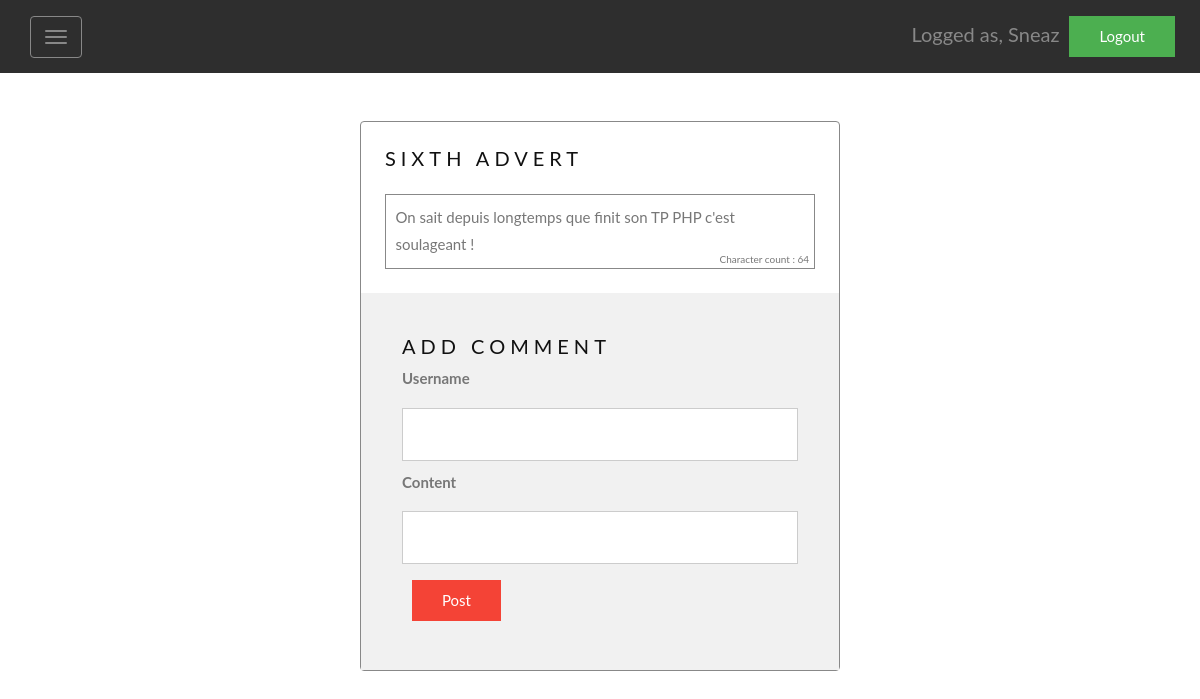
The page /index.php?article=showOne&id=20 (signed in) on the database its author committed.
### tables this page shows
CREATE TABLE `article` (
  `id` int(11) NOT NULL AUTO_INCREMENT,
  `title` varchar(255) NOT NULL,
  `content` varchar(255) NOT NULL,
  `author` int(11) NOT NULL,
  PRIMARY KEY (`id`),
  KEY `author` (`author`),
  CONSTRAINT `article_ibfk_1` FOREIGN KEY (`author`) REFERENCES `user` (`id`)
);

### src/function.php (called while the page is built, shortened)
<?php
	function viewAdvert(object $pdo, int $id)
	{
		$query = 'SELECT * FROM article WHERE id = :id';
		$statement = $pdo->prepare($query);
		$statement->execute([':id' => $id]);
        $matable = $statement->fetch(PDO::FETCH_ASSOC);
        return $matable;
	}

### src/controller.php (called while the page is built, shortened)
<?php
	require('function.php');
	$PDO = connexionDB();
	if (isset($_SESSION["connexion"]))
	{
		if($_GET["article"] == "editOne" || $_GET["article"] == "showOne" && isset($_GET["id"]) && !empty($_GET["id"])) {
			$myadvert = viewAdvert($PDO, $_GET["id"]);
		} else if($_GET["article"] == "showAll" && isset($_GET['page'])) {
			$advertPerPage=5;
			$pages=ceil(countAdvert($PDO)/$advertPerPage);
	     	$actualPage=intval($_GET['page']);
		    if($actualPage>$pages)
		    {
		          $actualPage=$pages;
		    }
			$pagePosition=($actualPage-1)*$advertPerPage;
			$myArrayAdvert = showAdvertByPage($PDO, $pagePosition, $advertPerPage);
		} else if ($_GET["article"] == "deleteOne" && isset($_GET["id"]) && !empty($_GET["id"])) {
			deleteAdvert($PDO, $_GET["id"]);
		} else if ($_GET["advertEdit"] == "true") {
			editAdvert($PDO, $_GET["titleAdvertEdit"], $_GET["contentAdvertEdit"], $_GET["id"]);
		}
	}

### src/articles.php (the view, shortened to what this page needs)
<?php   if($_GET["article"] == "editOne" && $myadvert != false){ ?>
            <div class="article">
                <form method="GET">
                    <input type="text" name="id" value="<?= $myadvert['id']; ?>" hidden>
                    <div class="title articlepart">
                        <h1 style="text-align: center;">Edit advert</h1>
                        <label for="titleAdvertEdit"><b>Titre</b></label>
                        <input type="text" placeholder="<?= $myadvert['title']; ?>" name="titleAdvertEdit" class="formConnexion">
                    </div>
                    <div class="content articlepart">
                        <label for="contentAdvertEdit"><b>Content</b></label>
                        <input type="text" placeholder="<?= $myadvert['content']; ?>" name="contentAdvertEdit" class="formConnexion">
                    </div>
                    <div class="container1" style="background-color:#f1f1f1">
                        <button type="submit" name="advertEdit" class="cancelbtn" value="true">Edit</button>
                    </div>
                </form>
            </div>
<?php   } else if($_GET["article"] == "showOne" && isset($_GET["id"])) { ?>
                <div class="article">
                    <div class="title articlepart">
                        <h3><?= $myadvert['title']; ?></h3>
                    </div>
                    <div class="content articlepart" style="position:relative">
                        <?= $myadvert['content']; ?>
                        <?= "<div style=\"font-size:10px;float:right; position:absolute;bottom:0;right:5px;\">Character count : ".strlen($myadvert['content'])."</div>"; ?>
                    </div>
                    <div class="container1" style="background-color:#f1f1f1">
                        <form method="POST">
                            <div class="title articlepart">
                                <h3>Add Comment</h3>
                                <label for="advertCommentUser"><b>Username</b></label>
                                <input type="text" name="advertCommentUser" class="formConnexion">
                                <label for="advertCommentContent"><b>Content</b></label>
                                <input type="text" name="advertCommentContent" class="formConnexion">
                                <button type="submit" name="advertComment" class="cancelbtn" value="true">Post</button>
                            </div>
                        </form>
                    </div>
                </div>
        <?php } else if (!empty($_GET["article"])) { ?>
            <div class="article">
                <div class="title articlepart">
                    <h3 style='color:red; text-align: center;'>No Advert</h3>
                </div>
            </div>
<?php   } ?>

### src/css/style.css (style rules this page uses)
body, html { margin: 0; font: 400 15px/1.8 "Lato", sans-serif; color: #777; background-image: url("../img/background.jpg"); background-attachment: fixed; background-size: cover; width: 100%; height:100%; position: relative; min-height: 620px; background-repeat: no-repeat; }
input { border-width: 1px; padding:5px; }
form { border: 3px solid #f1f1f1; }
button:not(.navbar-toggle) { color: white; border: none; cursor: pointer; }
h3 { letter-spacing: 5px; text-transform: uppercase; font: 20px "Lato", sans-serif; color: #111; }
.formConnexion { width: 100%; padding: 12px 20px; margin: 8px 0; display: inline-block; border: 1px solid #ccc; box-sizing: border-box; }
.cancelbtn { width: auto; background-color: #f44336; margin-left:2%; padding: 7px 30px; margin: 8px 10px; }
.container1 { padding: 16px; }
.article { margin-left:30%; border: 1px solid transparent; border-radius: 4px; border-color: #888; position:relative; margin-top:4%; width:40%; background-color:white; }
.articlepart { position:relative; }
.title { margin:5%; }
.content { padding:2%; margin-right:5%; margin-left:5%; margin-bottom:5%; border: 1px solid transparent; border-color: #888; }

### rows shown on the page
article: title "SIXTH ADVERT", content "On sait depuis longtemps que finit son TP PHP c'est soulageant !", content "64"

### other values the page prints
$_SESSION["connexion"] "Sneaz"
